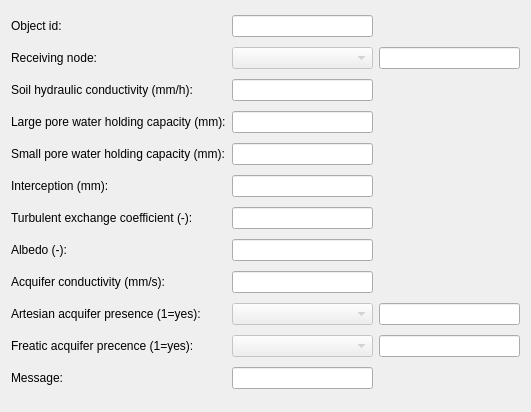
<?xml version="1.0" encoding="UTF-8"?>
<ui version="4.0">
 <class>Dialog</class>
 <widget class="QDialog" name="Dialog">
  <property name="geometry">
   <rect>
    <x>0</x>
    <y>0</y>
    <width>531</width>
    <height>412</height>
   </rect>
  </property>
  <property name="maximumSize">
   <size>
    <width>1000</width>
    <height>1000</height>
   </size>
  </property>
  <property name="windowTitle">
   <string>Dialog</string>
  </property>
  <property name="locale">
   <locale language="English" country="UnitedKingdom"/>
  </property>
  <layout class="QGridLayout" name="gridLayout">
   <item row="11" column="3">
    <widget class="QLineEdit" name="MF">
     <property name="enabled">
      <bool>true</bool>
     </property>
    </widget>
   </item>
   <item row="2" column="2">
    <widget class="QLineEdit" name="KS">
     <property name="enabled">
      <bool>true</bool>
     </property>
    </widget>
   </item>
   <item row="3" column="2">
    <widget class="QLineEdit" name="WG0">
     <property name="enabled">
      <bool>true</bool>
     </property>
    </widget>
   </item>
   <item row="8" column="2">
    <widget class="QLineEdit" name="KF">
     <property name="enabled">
      <bool>true</bool>
     </property>
    </widget>
   </item>
   <item row="12" column="2">
    <widget class="QLineEdit" name="MSG"/>
   </item>
   <item row="7" column="2">
    <widget class="QLineEdit" name="ALB">
     <property name="enabled">
      <bool>true</bool>
     </property>
    </widget>
   </item>
   <item row="3" column="0" colspan="2">
    <widget class="QLabel" name="WG0_LBL">
     <property name="locale">
      <locale language="English" country="UnitedStates"/>
     </property>
     <property name="text">
      <string>Large pore water holding capacity (mm):</string>
     </property>
    </widget>
   </item>
   <item row="11" column="0" colspan="2">
    <widget class="QLabel" name="MF_LBL">
     <property name="locale">
      <locale language="English" country="UnitedStates"/>
     </property>
     <property name="text">
      <string>Freatic acquifer precence (1=yes):</string>
     </property>
    </widget>
   </item>
   <item row="9" column="0" colspan="2">
    <widget class="QLabel" name="MA_LBL">
     <property name="locale">
      <locale language="English" country="UnitedStates"/>
     </property>
     <property name="text">
      <string>Artesian acquifer presence (1=yes):</string>
     </property>
    </widget>
   </item>
   <item row="1" column="0">
    <widget class="QLabel" name="NODE_ID_LBL">
     <property name="text">
      <string>Receiving node:</string>
     </property>
    </widget>
   </item>
   <item row="0" column="0">
    <widget class="QLabel" name="OBJ_ID_LBL">
     <property name="locale">
      <locale language="English" country="UnitedStates"/>
     </property>
     <property name="text">
      <string>Object id:</string>
     </property>
    </widget>
   </item>
   <item row="0" column="2">
    <widget class="QLineEdit" name="OBJ_ID">
     <property name="enabled">
      <bool>true</bool>
     </property>
    </widget>
   </item>
   <item row="1" column="2">
    <widget class="QComboBox" name="NODE_ID_CB">
     <property name="enabled">
      <bool>false</bool>
     </property>
    </widget>
   </item>
   <item row="4" column="2">
    <widget class="QLineEdit" name="WC0">
     <property name="enabled">
      <bool>true</bool>
     </property>
    </widget>
   </item>
   <item row="9" column="2">
    <widget class="QComboBox" name="MA_CB">
     <property name="enabled">
      <bool>false</bool>
     </property>
    </widget>
   </item>
   <item row="6" column="0" colspan="2">
    <widget class="QLabel" name="CH_LBL">
     <property name="locale">
      <locale language="English" country="UnitedStates"/>
     </property>
     <property name="text">
      <string>Turbulent exchange coefficient (-):</string>
     </property>
    </widget>
   </item>
   <item row="6" column="2">
    <widget class="QLineEdit" name="CH">
     <property name="enabled">
      <bool>true</bool>
     </property>
    </widget>
   </item>
   <item row="1" column="3">
    <widget class="QLineEdit" name="NODE_ID"/>
   </item>
   <item row="4" column="0" colspan="2">
    <widget class="QLabel" name="WC0_LBL">
     <property name="locale">
      <locale language="English" country="UnitedStates"/>
     </property>
     <property name="text">
      <string>Small pore water holding capacity (mm):</string>
     </property>
    </widget>
   </item>
   <item row="5" column="2">
    <widget class="QLineEdit" name="WP0">
     <property name="enabled">
      <bool>true</bool>
     </property>
    </widget>
   </item>
   <item row="12" column="0">
    <widget class="QLabel" name="MSG_LBL">
     <property name="text">
      <string>Message:</string>
     </property>
    </widget>
   </item>
   <item row="7" column="0">
    <widget class="QLabel" name="ALB_LBL">
     <property name="locale">
      <locale language="English" country="UnitedStates"/>
     </property>
     <property name="text">
      <string>Albedo (-):</string>
     </property>
    </widget>
   </item>
   <item row="11" column="2">
    <widget class="QComboBox" name="MF_CB">
     <property name="enabled">
      <bool>false</bool>
     </property>
    </widget>
   </item>
   <item row="8" column="0" colspan="2">
    <widget class="QLabel" name="KF_LBL">
     <property name="locale">
      <locale language="English" country="UnitedStates"/>
     </property>
     <property name="text">
      <string>Acquifer conductivity (mm/s):</string>
     </property>
    </widget>
   </item>
   <item row="2" column="0" colspan="2">
    <widget class="QLabel" name="KS_LBL">
     <property name="locale">
      <locale language="English" country="UnitedStates"/>
     </property>
     <property name="text">
      <string>Soil hydraulic conductivity (mm/h):</string>
     </property>
    </widget>
   </item>
   <item row="9" column="3">
    <widget class="QLineEdit" name="MA">
     <property name="enabled">
      <bool>true</bool>
     </property>
    </widget>
   </item>
   <item row="5" column="0" colspan="2">
    <widget class="QLabel" name="WP0_LBL">
     <property name="locale">
      <locale language="English" country="UnitedStates"/>
     </property>
     <property name="text">
      <string>Interception (mm):</string>
     </property>
    </widget>
   </item>
  </layout>
 </widget>
 <resources/>
 <connections/>
</ui>
